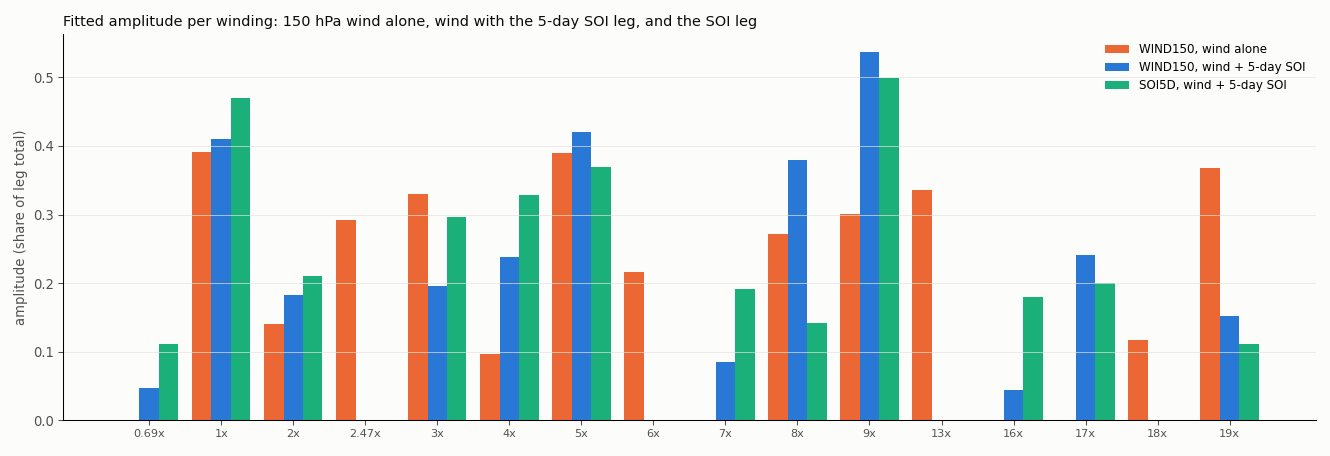

Generate this figure with Python:
#!/usr/bin/env python3
"""150 hPa central-Pacific wind fitted with and without the 5-day SOI as a second leg (2026-10-22).

Runs (experiments/Oct2026_generator/legs): wind150_1leg (wind alone) and wind150_soi5d (wind + 5-day SOI), both seeded
from the unified SOI fit soi_universal/soi_nino4_h20 (base 0.2016, harmonics to 20, delB on the monthly slot,
IMPULSE_EXACT), 2011-2016 held out. Compares per-leg scores, the shared windings each search kept, and each leg's
fitted amplitude per winding (lt.exe.windings*.json, k_amp_phase), including the share carried by windings >= 10x.
    python3 wind_soi_windings.py  -> wind_soi_windings.png, stdout
"""
import json
from pathlib import Path

import matplotlib
import numpy as np

matplotlib.use("Agg")
import matplotlib.pyplot as plt  # noqa: E402

HERE = Path(__file__).resolve().parent
L = HERE.parent / "experiments/Oct2026_generator/legs"
INK, MUTED, GRID, SURF = "#0b0b0b", "#52514e", "#e4e3df", "#fcfcfb"
H0, H1 = 2011.0, 2016.0
RUNS = {"seed (nothing searched)": (L / "wind150_soi5d", "seed.p", None),
        "wind alone": (L / "wind150_1leg", "lt.exe.p", {"WIND150": ("lte_results.csv", "lt.exe.windings.json")}),
        "wind + 5-day SOI": (L / "wind150_soi5d", "lt.exe.p", {"WIND150": ("lte_results.1.csv", "lt.exe.windings.1.json"),
                                                              "SOI5D": ("lte_results.2.csv", "lt.exe.windings.2.json")})}


def score(f):
    a = np.loadtxt(f, delimiter=","); t, m, y = a[:, 0], a[:, 1], a[:, 2]; ok = y != 0; h = (t >= H0) & (t < H1)
    return np.corrcoef(m[ok & ~h], y[ok & ~h])[0, 1], np.corrcoef(m[ok & h], y[ok & h])[0, 1]


def amps(f, base):
    w = json.load(open(f)); out = {}
    for k, a, ph in w["k_amp_phase"]:
        out[round(abs(k) / base, 2)] = abs(a)
    return out


AMP = {}
for name, (d, pfile, legs) in RUNS.items():
    p = json.load(open(d / pfile)); base = abs(p["ltep"][-1])
    print(f"\n{name}: base {base:.5f}, slow {abs(p['ltep'][0]) / base:.3f}x, harmonics {sorted(int(h) for h in p['harm'])}")
    if legs is None:
        continue
    for lab, (res, wj) in legs.items():
        tr, ho = score(d / res); A = amps(d / wj, base); AMP[(name, lab)] = A
        tot = sum(v ** 2 for v in A.values()); hi = sum(v ** 2 for h, v in A.items() if h >= 9.5)
        print(f"   {lab:8s} train {tr:+.3f}  held out {H0:.0f}-{H1:.0f} {ho:+.3f}  | share of fitted amplitude^2 in windings >= 10x: {hi / tot:.2f}")
        print("            amplitude by winding: " + "  ".join(f"{h:g}x {v:.2f}" for h, v in sorted(A.items())))
if ("wind alone", "WIND150") in AMP and ("wind + 5-day SOI", "WIND150") in AMP:
    a, b = AMP[("wind alone", "WIND150")], AMP[("wind + 5-day SOI", "WIND150")]
    ks = sorted(set(a) & set(b))
    if len(ks) > 2:
        print(f"\nwind-leg amplitudes, wind alone vs with SOI, on {len(ks)} shared windings: r = {np.corrcoef([a[k] for k in ks], [b[k] for k in ks])[0, 1]:+.2f}")
    s, w = AMP.get(("wind + 5-day SOI", "SOI5D")), b
    ks = sorted(set(s) & set(w))
    print(f"wind vs SOI leg amplitudes in the joint run, {len(ks)} windings: r = {np.corrcoef([w[k] for k in ks], [s[k] for k in ks])[0, 1]:+.2f}")

fig, ax = plt.subplots(figsize=(14, 4.8), facecolor=SURF); wdt = 0.27
allk = sorted(set().union(*[set(v) for v in AMP.values()]))
xx = np.arange(len(allk))
for j, ((name, lab), c) in enumerate(zip(AMP, ("#eb6834", "#2a78d6", "#1baf7a"))):
    A = AMP[(name, lab)]; tot = np.sqrt(sum(v ** 2 for v in A.values()))
    ax.bar(xx + (j - 1) * wdt, [A.get(k, 0) / tot for k in allk], wdt, color=c, label=f"{lab}, {name}")
ax.set_xticks(xx); ax.set_xticklabels([f"{k:g}x" for k in allk], fontsize=8.5); ax.set_ylabel("amplitude (share of leg total)", color=MUTED)
ax.set_title("Fitted amplitude per winding: 150 hPa wind alone, wind with the 5-day SOI leg, and the SOI leg", loc="left", fontsize=11, color=INK)
ax.legend(frameon=False, fontsize=9)
ax.set_facecolor(SURF); ax.tick_params(colors=MUTED); ax.grid(True, color=GRID, lw=0.5, axis="y")
for sp in ("top", "right"):
    ax.spines[sp].set_visible(False)
fig.tight_layout(); fig.savefig(HERE / "wind_soi_windings.png", dpi=95, facecolor=SURF)
print("plot: wind_soi_windings.png")
